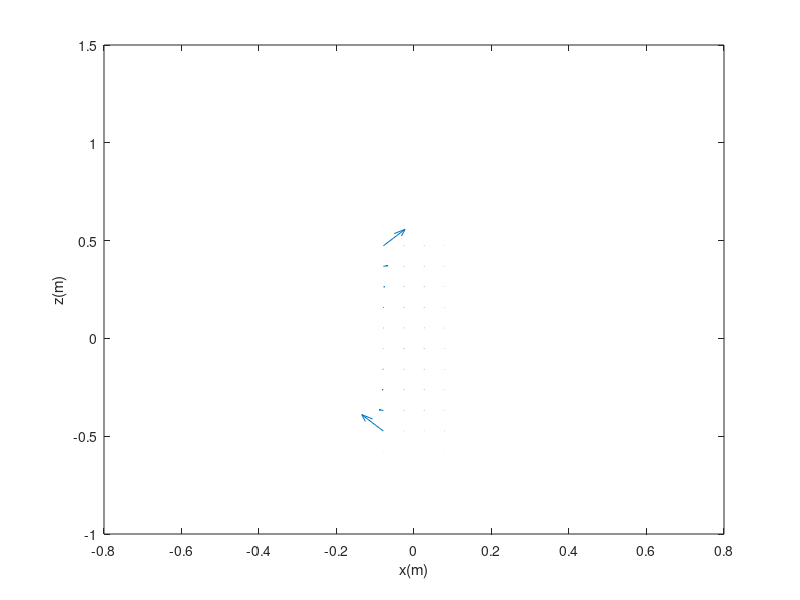

Here is the MATLAB script that generated this plot:
clc; %clear the command window 
clear; %clear all variables 
 
NumberOfTurns=20; %Number of turns of the solenoid 
Radius=0.1; %radius of solenoid 
Zmin=-0.5;  %coordinate of the lowest point on the solenoid 
Zmax=0.5;  %coordinate of the highest point on the solenoid 
t_min=0; %lowest value of the curve parameter t 
t_max=NumberOfTurns*2.0*pi; % for every turn we have an angle increment of 2*pi 
NumberOfSegments=100; %we divide the solenoid into this number of segments 
t_values=linspace(t_min,t_max, (NumberOfSegments+1))'; %these are the values of the parameter t 
x_values=Radius*cos(t_values); 
y_values=Radius*sin(t_values); 
z_values=Zmin+((Zmax-Zmin)/(t_max-t_min))*(t_values-t_min); 
I=3; %value of surface current density 

NumberOfXPlottingPoints=20;  %number of plotting points along the x axis 
NumberOfZPlottingPoints=20;  %number of plotting points along the z axis 
PlotXmin=-0.5;  %lowest x value on the plot plane 
PlotXmax=0.5;   %maximum x value on the plot plane 
PlotZmin=-1;  %lowest z value on the plot plane 
PlotZmax=1;   %maximum z value on the plot plane 
PlotStepX= (PlotXmax-PlotXmin)/(NumberOfXPlottingPoints-1);%plotting step in the x direction 
PlotStepZ=(PlotZmax-PlotZmin)/(NumberOfZPlottingPoints-1); %plotting step in the z direction 
[XData,ZData]=meshgrid(PlotXmin:PlotStepX:PlotXmax, PlotZmin:PlotStepZ:PlotZmax); %build arrays of plot plane 
PlotY=0; %all points on observation plane have zero y coordinate 
Bx=zeros(NumberOfXPlottingPoints,NumberOfZPlottingPoints); %x component of field 
Bz=zeros(NumberOfXPlottingPoints, NumberOfZPlottingPoints);%z component of field 
for m=1:NumberOfXPlottingPoints %repeat for all plot points in the x direction 
    for n=1:NumberOfZPlottingPoints %repeat for all plot points in the z direction 
        PlotX=XData(m,n); %x coordinate of current plot point 
        PlotZ=ZData(m,n); %z coordinate of current plot point 
        Rp=[PlotX PlotY  PlotZ]; %poistion vector of observation points 
        for i=1:NumberOfSegments %repeat for all line segments of the solenoid 
            XStart=x_values(i,1);  %x coordinate of the start of the current line segment 
            XEnd=x_values(i+1,1);  %x coordinate of the end of the current line segment 
            YStart=y_values(i,1);  %y coordinate of the start of the current line segment 
            YEnd=y_values(i+1,1);  %y coordinate of the end of the current line segment 
            ZStart=z_values(i,1);  %z coordinate of the start of the current line segment 
            ZEnd=z_values(i+1,1);  %z coordinate of the end of the current line segment 
            dl=[(XEnd-XStart)  (YEnd-YStart)  (ZEnd-ZStart)]; %the vector of diffential length 
            Rc=0.5*[(XStart+XEnd)  (YStart+YEnd)  (ZStart+ZEnd)];%position vector of center of segment 
            R=Rp-Rc; %vector pointing from current subsection to the current observation point 
            norm_R=norm(R); %get the distance between the current surface element and the observation point 
            R_Hat=R/norm_R; %unit vector in the direction of R 
            dH=(I/(4*pi*norm_R*norm_R))*cross(dl,R_Hat); %this is the contribution from current element 
            Bx(m,n)=Bx(m,n)+dH(1,1); %increment the x component at the current observation point 
            Bz(m,n)=Bz(m,n)+dH(1,3); %increment the z component at the current observation point 
        end %end of i loop 
   end %end of n loop 
end % end of m loop 
quiver(XData, ZData, Bx, Bz);
xlabel('x(m)');%label x axis 
ylabel('z(m)');%label z axis
